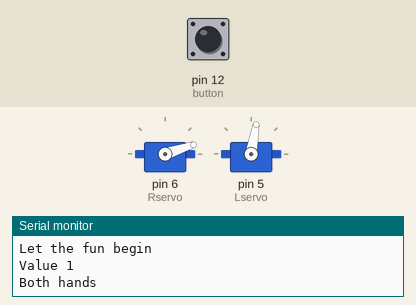
This sketch was run on a simulated Arduino Uno, built with avr-gcc and run on an emulated ATmega328P. Parts: 2 × servo, the last lines printed to the serial monitor. Inputs (shaded band) come from the test bench; at power-on: pin 12 (button) HIGH.

Above: at 2.9 s.
At 15.2 s:
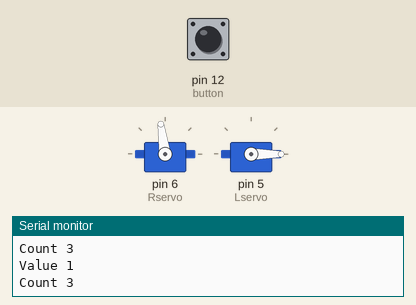
15.3 s: pin 12 (button) pulled LOW for 0.15 s
At 17.1 s:
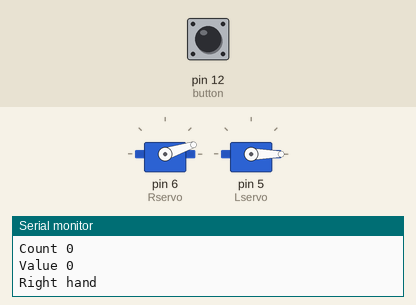
Timing chart, 0 to 27.4 s (numbered marks = the images above; inputs shaded):
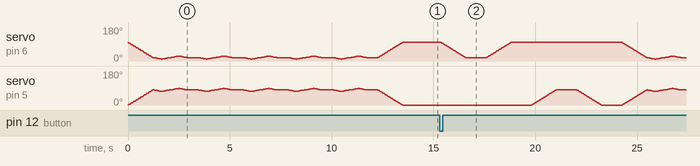

The sketch:

gandalf_hands.ino
```cpp
#include <Servo.h>

Servo Rservo;
Servo Lservo;

int state = 2;
int button = 12;
int count = 3;

const int MaxAngle = 80;
const int JitterAngle = 8;
const int JitterCount = 5;

bool buttonReset = false;

int getLeftAngle(int angle)
{
  return angle;
}

int getRightAngle(int angle)
{
  return 98 - angle;
}

void setup() {
  Serial.begin(9600);
  pinMode(button, INPUT_PULLUP);

  Rservo.attach(6);
  Lservo.attach(5);// attaches the servo on pin 9 to the servo object

  Serial.println("Let the fun begin");
}

void loop() {
  int value = digitalRead(button);
  Serial.print("Value ");
  Serial.println(value);
  if (value == HIGH) {
    buttonReset = true;
  }

  if (state <= 2) {
    if (state == 0) {
      Serial.println("Right hand");
    } else if (state == 1) {
      Serial.println("Left hand");
    } else if (state == 2) {
      Serial.println("Both hands");
    }

    for (int angle = 0; angle <= MaxAngle; ++angle) {
      // in steps of 1 degree

      if (state == 0) Rservo.write(getRightAngle(angle));
      if (state == 1) Lservo.write(getLeftAngle(angle));
      if (state == 2) {
        Rservo.write(getRightAngle(angle));
        Lservo.write(getLeftAngle(angle));
      }

      delay(15);
    }

    if (state != 2) {
      delay(1000);
    } else {
      // Move hands up and down a little bit.
      for (int j = 0; j < JitterCount; ++j) {
        for (int i = 0; i < JitterAngle; ++i) {
          Lservo.write(getLeftAngle(MaxAngle - i));
          Rservo.write(getRightAngle(MaxAngle + i));
          delay(50);
        }

        for (int i = JitterAngle; i >= 0; --i) {
          Lservo.write(getLeftAngle(MaxAngle - i));
          Rservo.write(getRightAngle(MaxAngle + i));
          delay(50);
        }

        for (int i = 0; i < JitterAngle; ++i) {
          Lservo.write(getLeftAngle(MaxAngle + i));
          Rservo.write(getRightAngle(MaxAngle - i));
          delay(50);
        }

        for (int i = JitterAngle; i >= 0; --i) {
          Lservo.write(getLeftAngle(MaxAngle + i));
          Rservo.write(getRightAngle(MaxAngle - i));
          delay(50);
        }

        delay(500);
      }
    }

    for (int angle = MaxAngle; angle >= 0; angle -= 1) {
      if (state == 0) Rservo.write(getRightAngle(angle));
      if (state == 1) Lservo.write(getLeftAngle(angle));
      if (state == 2) {
        Rservo.write(getRightAngle(angle));
        Lservo.write(getLeftAngle(angle));
      }
      delay(15);
    }
    delay(1000);

    state++;
    Serial.print("Moving done, state ");
    Serial.println(state);

  } else {
    if (count <= 2) {
      state = 0;
      count++;
    }

    if (count > 2 && value == LOW && buttonReset) {
      Serial.println("Button pressed");
      buttonReset = false;
      count = 0;
      state = 0;
    }

  }
  Serial.print("Count ");
  Serial.println(count);
}
```
